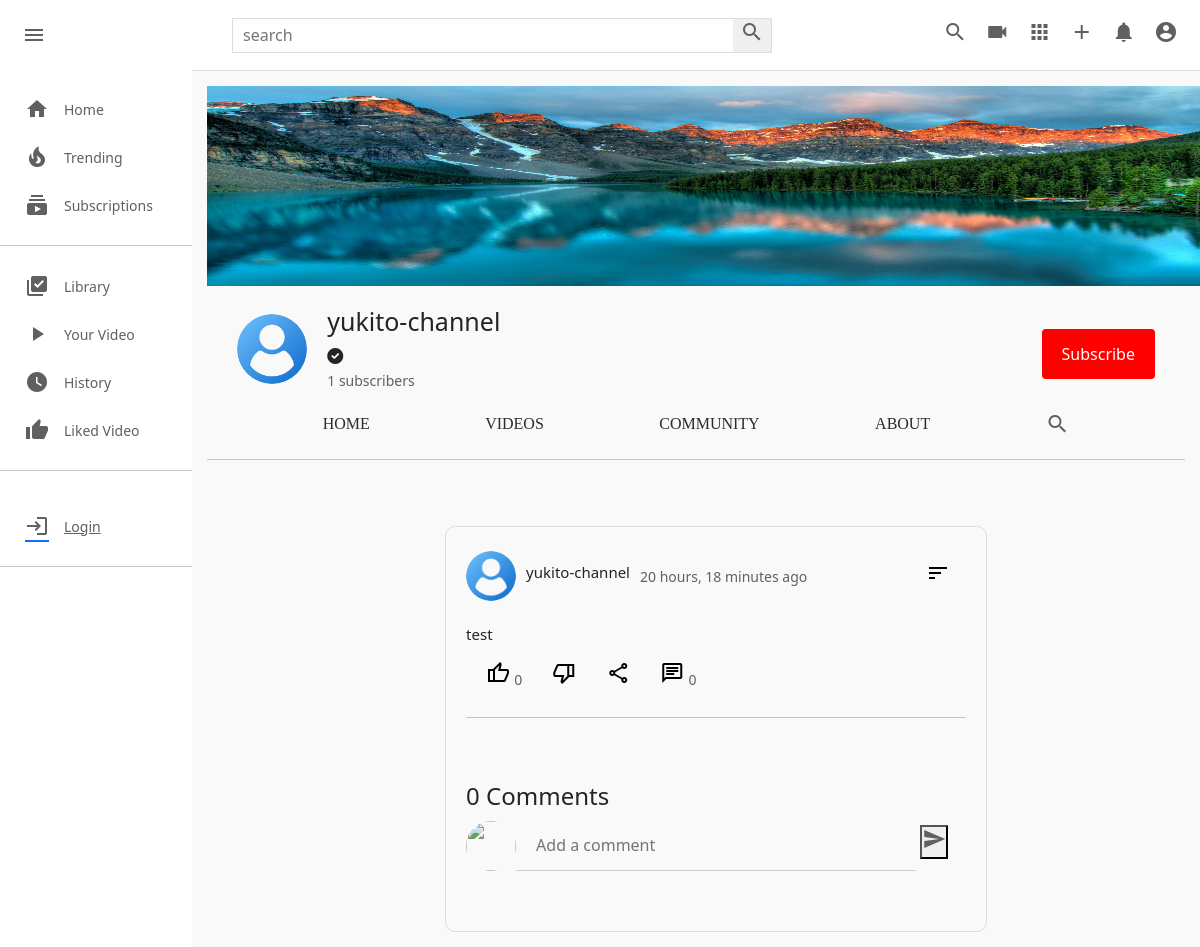
Before: /c/1/community/3/ with the older database file.
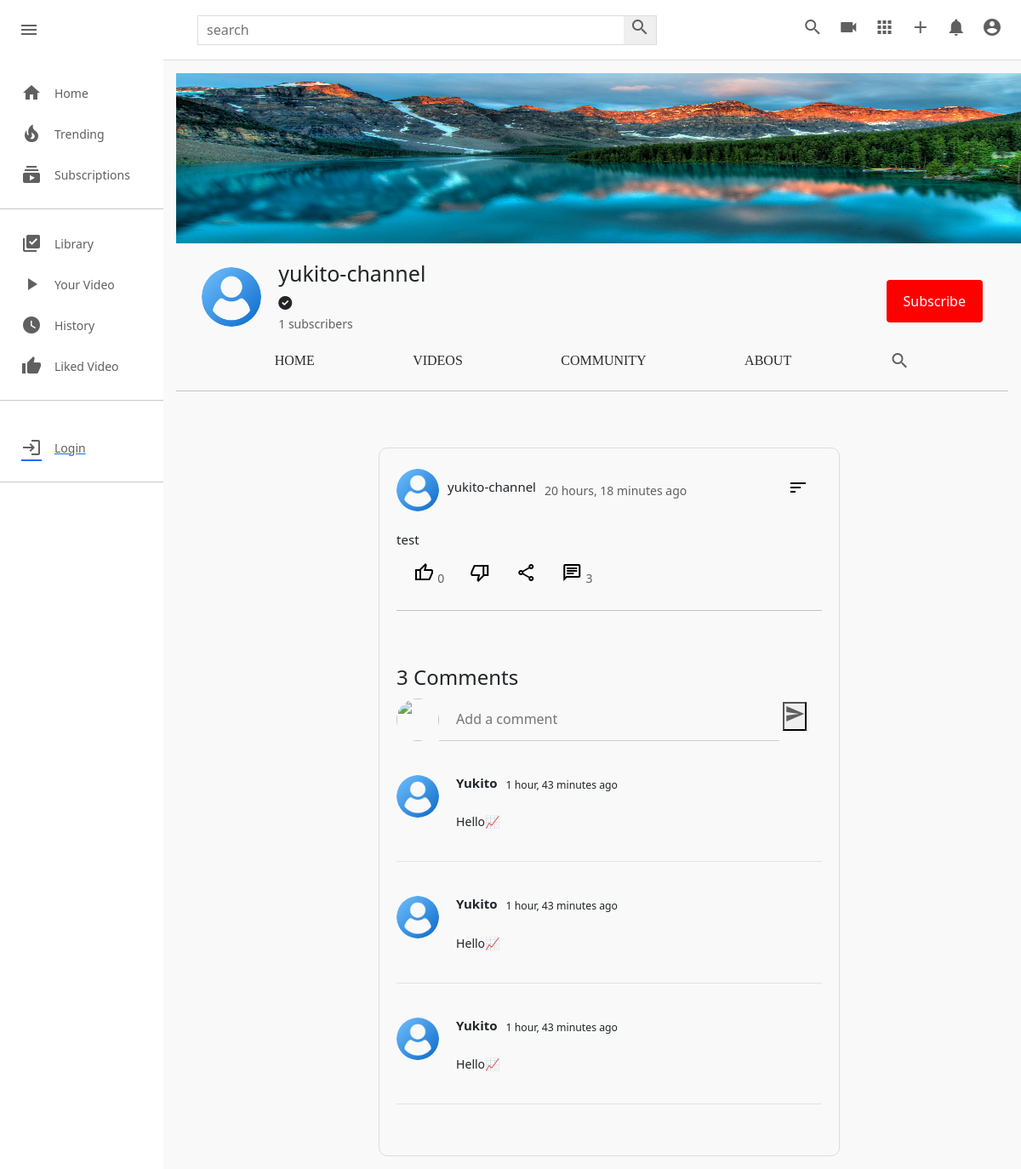
After: the same page with the newer database file.
### channel/models.py (models this page shows, shortened)
class Community(models.Model):
    channel=models.ForeignKey(Channel,on_delete=models.CASCADE)
    image=models.ImageField(upload_to=user_derectory_path,null=True,blank=True)
    content=models.TextField(null=True,blank=True)
    date=models.DateTimeField(auto_now_add=True)
    status=models.CharField(choices=STATUS,default='Active',max_length=100)
    likes=models.ManyToManyField(User,blank=True)
    class Meta:
        verbose_name='Community'
        verbose_name_plural='Community Posts'

class Channel(models.Model):
    channel_art=models.ImageField(upload_to=user_derectory_path,default='images/channel-art.jpg')
    image=models.ImageField(upload_to=user_derectory_path,default='images/user-image.png')
    full_name=models.CharField(max_length=100)
    channel_name=models.CharField(max_length=100)
    description=models.TextField(null=True,blank=True)
    keyword=TaggableManager(blank=True)
    date=models.DateTimeField(auto_now_add=True)
    status=models.CharField(choices=STATUS,max_length=100,default='Active')
    user=models.OneToOneField(User,on_delete=models.SET_NULL,null=True,related_name="channel")
    subscribers=models.ManyToManyField(User,related_name="user_subs",blank=True)
    verified=models.BooleanField(default=False)
    total_view=models.PositiveIntegerField(default=0)
    business_email=models.EmailField(null=True,blank=True)
    make_business_email_public=models.BooleanField(default=False)
    business_location=models.CharField(null=True,blank=True,max_length=100)
    make_business_location_public=models.BooleanField(default=False)
    website=models.URLField(default='https://www.udemy.com/home')
    instagram=models.URLField(default='https://www.udemy.com/home')
    facebook=models.URLField(default='https://www.udemy.com/home')
    twitter=models.URLField(default='https://www.udemy.com/home')

class CommunityComment(models.Model):
    community=models.ForeignKey(Community,on_delete=models.CASCADE,related_name="comments")
    user=models.ForeignKey(User,on_delete=models.CASCADE)
    comment=models.TextField()
    date=models.DateTimeField(auto_now_add=True)
    active=models.BooleanField(default=True)
    class Meta:
        verbose_name='Community Comments'
        verbose_name_plural='Community Comments'

### userauths/models.py (models this page shows, shortened)
class User(AbstractUser):
    username=models.CharField(max_length=100)
    email=models.EmailField(unique=True,null=True)
    USERNAME_FIELD='email'
    REQUIRED_FIELDS=['username']

### channel/views.py (the view)
# urls.py: path("<channel_name>/community/<int:community_id>/",views.channel_community_detail,name='channel-community-detail'),
def channel_community_detail(request,channel_name,community_id):
    channel = get_object_or_404(Channel,id=channel_name)
    community = Community.objects.get(channel=channel,status='Active',id=community_id)
    comments=CommunityComment.objects.filter(community=community,active=True).order_by('-date')
    context={
        'channel': channel,
        'community':community,
        'comments': comments,
    }
    return render(request,'channel/channel_community_detail.html',context)

### templates/channel/channel_community_detail.html (shortened to what the changed rows need)
{% extends 'base.html' %}
{% load static %}
{% block style %}
<link rel="stylesheet" href="{% static 'css/style.css' %}" type="text/css">
<link rel="stylesheet" href="{% static 'css/channel-community.css' %}" type="text/css">
<link rel="stylesheet" href="{% static 'css/channel.css' %}" type="text/css">
{% endblock style %}
{% block content %}
    <div class="mainBody">
        <div class="videos">
            {% include 'channel/partials/channel-header.html' %}
            <div class="video-container">
                <div class="content-border">
                    <div class="content-div">
                        <div class="header-comm">
                            <div class="channel-details">
                                {% if community.channel.image %}
                                <img src="{{community.channel.image.url}}" class="channel-img-com" alt="">
                                {% else %}
                                <img src="https://thumbs.dreamstime.com/b/default-avatar-profile-vector-user-profile-default-avatar-profile-vector-user-profile-profile-179376714.jpg" class="channel-img-com" alt="">
                                {% endif %}
                                <h5>{{community.channel.channel_name}}</h5>
                                <span>{{ community.date|timesince }} ago</span>
                            </div>
                        </div>
                        <div class="content">
                            <h3>{{ community.content }}</h3>
                        </div>
                        <div class="icon-section">
                            <div class="single-icon">
                                <a href=""><i class="material-icons material-symbols-outlined">thumb_up</i></a>
                                <span>{{ community.likes.all.count }}</span>
                            </div>
                            <div class="single-icon">
                                <i class="material-icons material-symbols-outlined">chat</i>
                                <span>{{community.comments.all.count}}</span>
                            </div>
                        </div>
                        <hr><br><br>
                        <div class="comment-section">
                            <h4>{{ community.comments.all.count }} Comment{{ community.comments.all.count|pluralize }}</h4>
                            <div class="create-comment">
                                <div class="create-comment-img">
                                </div>
                                <form action="{% url 'create-comment' community.id %}" method="POST">
                                </form>
                            </div>
                            {% for c in comments %}
                            <div class="comment-wrap">
                                <div class="comments">
                                    <div class="comment-img">
                                        <img src="{{c.user.channel.image.url}}" alt="">
                                    </div>
                                    <div class="comment-content">
                                        <div class="comment-header">
                                            <h4><b>{{ c.user.username|title }}</b></h4>
                                            <p><small>{{c.date|timesince}} ago</small></p>
                                        </div>
                                        <p>{{ c.comment }}</p>
                                    </div>
                                </div>
                            </div>
                            {% endfor %}
                        </div>
                    </div>
                </div>
            </div>
        </div>
    </div>
{% endblock %}

Changed rows visible on the page:
computed for Community "test": comments.all.count "0" → "3"
added CommunityComment: user.channel.image (picture), user.username "Yukito", date "1 hour, 43 minutes", comment "Hello📈"
added CommunityComment: user.channel.image (picture), user.username "Yukito", date "1 hour, 43 minutes", comment "Hello📈"
added CommunityComment: user.channel.image (picture), user.username "Yukito", date "1 hour, 43 minutes", comment "Hello📈"
